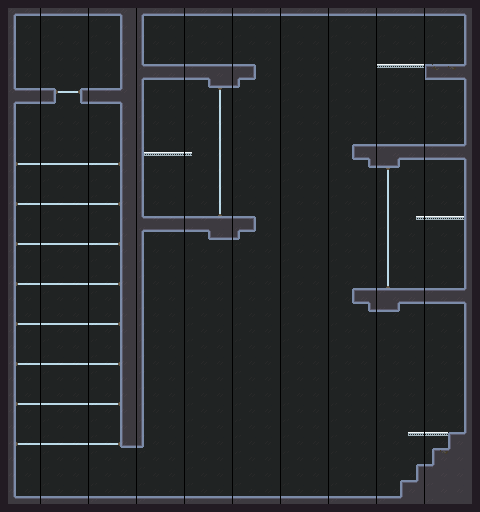

This game map was drawn from its Tiled (.tmx) file and the tilesets committed beside it. A one-line description and the trimmed map source follow:
An orthogonal 60x64 tile map with 8x8 px tiles, 5 tile layers (Ground, Semisolids, Windows, OfficeBg, ...), 8 tilesets and 28 objects.

<map version="1.10" tiledversion="1.10.2" orientation="orthogonal" renderorder="right-down" width="60" height="64" tilewidth="8" tileheight="8" infinite="0" nextlayerid="12" nextobjectid="72">
 <tileset firstgid="1" source="../Tilesets/Rocks.tsx" />
 <tileset firstgid="37" source="../Tilesets/Branches.tsx" />
 <tileset firstgid="67" source="../Tilesets/Stalagtite.tsx" />
 <tileset firstgid="75" source="../Tilesets/Mechanics.tsx" />
 <tileset firstgid="93" source="../Tilesets/Decoration.tsx" />
 <tileset firstgid="109" source="../Tilesets/city.tsx" />
 <tileset firstgid="1759" source="../Tilesets/Semisolid.tsx" />
 <tileset firstgid="1760" source="../Tilesets/Windows.tsx" />
 <layer id="1" name="Ground" width="60" height="64">
  <data>[3840 cells, 840 non-empty, 13 distinct tile ids]</data>
 </layer>
 <layer id="10" name="Semisolids" width="60" height="64">
  <data>[3840 cells, 23 non-empty, 1 distinct tile ids]</data>
 </layer>
 <layer id="11" name="Windows" width="60" height="64">
  <data>[3840 cells, 138 non-empty, 6 distinct tile ids]</data>
 </layer>
 <layer id="8" name="OfficeBg" width="60" height="64">
  <data>[3840 cells, 899 non-empty, 2 distinct tile ids]</data>
 </layer>
 <objectgroup id="4" name="Decoration" />
 <layer id="5" name="Branches" width="60" height="64">
  <data>[3840 cells, 9 non-empty, 3 distinct tile ids]</data>
 </layer>
 <objectgroup id="7" name="Mechanics">
  <object id="15" gid="91" x="16" y="88" width="40" height="48" />
  <object id="16" gid="92" x="424" y="64" width="40" height="48" />
  <object id="18" gid="78" x="32" y="88" width="10" height="24" />
  <object id="21" gid="86" x="96" y="160" width="13" height="15" />
  <object id="22" gid="86" x="96" y="200" width="13" height="15" />
  <object id="24" gid="86" x="96" y="240" width="13" height="15" />
  <object id="25" gid="86" x="96" y="280" width="13" height="15" />
  <object id="30" gid="86" x="24" y="160" width="13" height="15" />
  <object id="34" gid="86" x="24" y="200" width="13" height="15" />
  <object id="35" gid="86" x="24" y="240" width="13" height="15" />
  <object id="36" gid="86" x="24" y="280" width="13" height="15" />
  <object id="42" gid="85" x="40" y="200" width="9" height="17" />
  <object id="43" gid="85" x="80" y="160" width="9" height="17" />
  <object id="44" gid="85" x="72" y="280" width="9" height="17" />
  <object id="51" gid="87" x="192" y="408" width="24" height="24">
   <properties>
    <property name="SetEndpoint" type="object" value="53" />
   </properties>
  </object>
  <object id="53" gid="82" x="264" y="400" width="8" height="8" />
  <object id="54" gid="86" x="432" y="216" width="13" height="15" />
  <object id="56" gid="86" x="160" y="152" width="13" height="15" />
  <object id="57" gid="90" x="360" y="288" width="16" height="16" />
  <object id="58" gid="90" x="232" y="216" width="16" height="16" />
  <object id="63" gid="86" x="192" y="64" width="13" height="15" />
  <object id="64" gid="86" x="216" y="64" width="13" height="15" />
  <object id="65" gid="86" x="400" y="144" width="13" height="15" />
  <object id="66" gid="86" x="344" y="496" width="13" height="15" />
  <object id="67" gid="86" x="264" y="496" width="13" height="15" />
  <object id="68" gid="90" x="168" y="496" width="16" height="16" />
  <object id="69" gid="87" x="144" y="64" width="24" height="48">
   <properties>
    <property name="SetEndpoint" type="object" value="71" />
   </properties>
  </object>
  <object id="71" gid="82" x="240" y="44" width="8" height="8" />
 </objectgroup>
</map>
